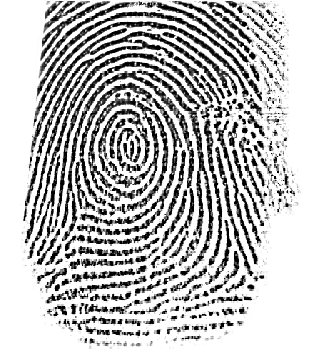
#> input picture Tensorflow_Object_Detection/workspace/test_images/49_1.png, 328 x 356 px, found by its file name
$ python corte_left_rigth.py
#> lines starting #> are read from the running program, lines starting #| are printed output that depends on the picture; after the words box and inside, x2 and y2 are one past the last pixel; in counts of white or black regions, pixels touching at a corner belong together
import cv2
import numpy as np

# Load image, grayscale, Otsu's threshold, and extract ROI
image = cv2.imread('C:/Users/jessi/OneDrive/Desktop/tensorflow-object-detection/Tensorflow_Object_Detection/workspace/test_images/49_1.png')
#> image is the input picture: shape (356, 328, 3); min 0, max 255, mean 191.7
gray = cv2.cvtColor(image, cv2.COLOR_BGR2GRAY)
thresh = cv2.threshold(gray, 0, 255, cv2.THRESH_BINARY + cv2.THRESH_OTSU)[1]
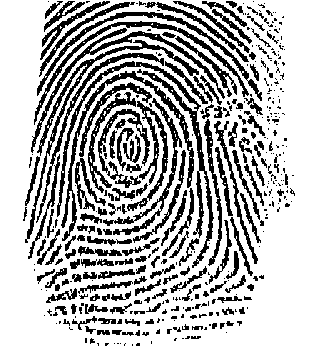
#> thresh: shape (356, 328); 73% white; 410 black regions (238 under 20 px), largest, box (x1, y1, x2, y2) and area: (57, 61, 214, 268) 2341, (61, 71, 194, 241) 1578, (25, 40, 199, 243) 1545
x,y,w,h = cv2.boundingRect(thresh)
#> x = 0; y = 0; w = 328; h = 356
ROI = image[y:y+h, x:x+w]

# Color segmentation on ROI
hsv = cv2.cvtColor(ROI, cv2.COLOR_BGR2HSV)
#> hsv: shape (356, 328, 3); mean H, S, V 0, 0, 191.7
lower = np.array([0, 0, 152])
upper = np.array([179, 255, 255])
mask = cv2.inRange(hsv, lower, upper)
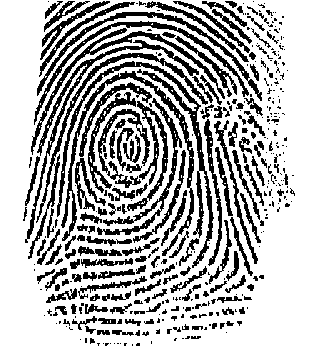
#> mask: shape (356, 328); 72.4% white; 401 black regions (234 under 20 px), largest, box (x1, y1, x2, y2) and area: (57, 61, 214, 268) 2383, (61, 71, 194, 256) 1873, (25, 40, 199, 243) 1575

# Crop left and right half of mask
x, y, w, h = 0, 0, ROI.shape[1]//2, ROI.shape[0]
#> w = 164
left = mask[y:y+h, x:x+w]
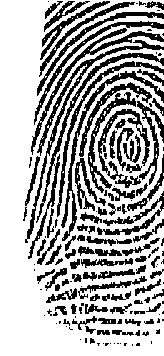
#> left: shape (356, 164); 68% white; 154 black regions (64 under 20 px), largest, box (x1, y1, x2, y2) and area: (25, 40, 164, 243) 1366, (28, 53, 164, 259) 1264, (61, 71, 164, 241) 1116
right = mask[y:y+h, x+w:x+w+w]
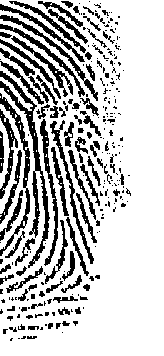
#> right: shape (356, 164); 76.7% white; 272 black regions (181 under 20 px), largest, box (x1, y1, x2, y2) and area: (0, 71, 50, 268) 1430, (0, 93, 30, 256) 748, (40, 119, 58, 266) 605

# Count pixels
left_pixels = cv2.countNonZero(left)
#> left_pixels = 39716
right_pixels = cv2.countNonZero(right)
#> right_pixels = 44792

print('Left pixels:', left_pixels)
#| Left pixels: 39716
print('Right pixels:', right_pixels)
#| Right pixels: 44792

cv2.imshow('mask', mask)
cv2.imshow('thresh', thresh)
cv2.imshow('ROI', ROI)
cv2.imshow('left', left)
cv2.imshow('right', right)
cv2.waitKey()

$ run again, with Tensorflow_Object_Detection/workspace/test_images/17_4.png copied over Tensorflow_Object_Detection/workspace/test_images/49_1.png
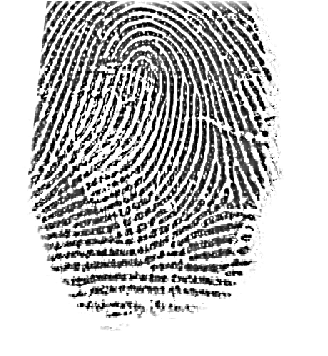
#> input picture Tensorflow_Object_Detection/workspace/test_images/17_4.png, 328 x 356 px, found by its file name
#> image is the input picture: shape (356, 328, 3); min 0, max 255, mean 195.3
#> `thresh = cv2.threshold(gray, 0, 255, cv2.THRESH_BINARY + cv2.THRESH_OT..`:
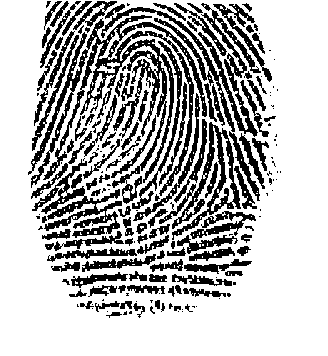
#> thresh: shape (356, 328); 72.4% white; 191 black regions (83 under 20 px), largest, box (x1, y1, x2, y2) and area: (28, 15, 207, 204) 7479, (101, 3, 261, 137) 3106, (159, 122, 241, 240) 2041
#> `x,y,w,h = cv2.boundingRect(thresh)`: x = 0; w = 328; h = 356
#> hsv: shape (356, 328, 3); mean H, S, V 0, 0, 195.3
#> mask: shape (356, 328); 72.5% white; 193 black regions (86 under 20 px), largest, box (x1, y1, x2, y2) and area: (28, 15, 207, 204) 7454, (101, 3, 261, 137) 3096, (159, 122, 241, 240) 2034
#> left: shape (356, 164); 69.9% white; 122 black regions (45 under 20 px), largest, box (x1, y1, x2, y2) and area: (28, 15, 164, 188) 5103, (32, 159, 122, 238) 2018, (112, 109, 164, 204) 558
#> `right = mask[y:y+h, x+w:x+w+w]`:
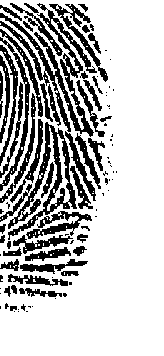
#> right: shape (356, 164); 75.1% white; 96 black regions (48 under 20 px), largest, box (x1, y1, x2, y2) and area: (0, 3, 97, 137) 2670, (0, 122, 77, 240) 2012, (0, 37, 30, 191) 676
#> left_pixels = 40789
#> right_pixels = 43851
#| Left pixels: 40789
#| Right pixels: 43851

$ run again, with Tensorflow_Object_Detection/workspace/test_images/50_1.png copied over Tensorflow_Object_Detection/workspace/test_images/49_1.png
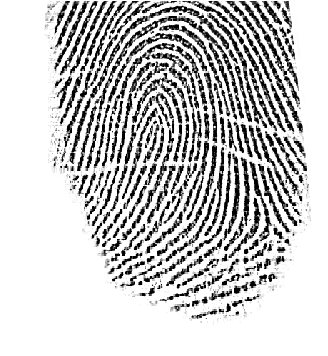
#> input picture Tensorflow_Object_Detection/workspace/test_images/50_1.png, 328 x 356 px, found by its file name
#> image is the input picture: shape (356, 328, 3); min 0, max 255, mean 201.1
#> `thresh = cv2.threshold(gray, 0, 255, cv2.THRESH_BINARY + cv2.THRESH_OT..`:
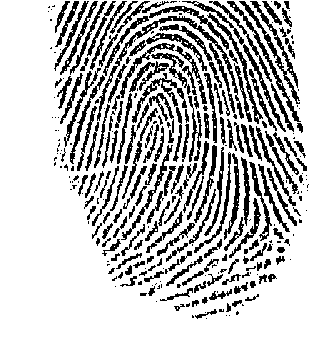
#> thresh: shape (356, 328); 77.5% white; 322 black regions (132 under 20 px), largest, box (x1, y1, x2, y2) and area: (97, 16, 244, 121) 1238, (239, 1, 300, 104) 836, (227, 1, 301, 122) 573
#> `x,y,w,h = cv2.boundingRect(thresh)`: x = 0; w = 328; h = 356
#> hsv: shape (356, 328, 3); mean H, S, V 0, 0, 201.1
#> mask: shape (356, 328); 76.9% white; 306 black regions (131 under 20 px), largest, box (x1, y1, x2, y2) and area: (97, 16, 244, 121) 1279, (70, 6, 229, 164) 1077, (239, 1, 300, 104) 857
#> left: shape (356, 164); 81.9% white; 151 black regions (69 under 20 px), largest, box (x1, y1, x2, y2) and area: (70, 9, 164, 164) 704, (97, 18, 164, 121) 479, (64, 68, 101, 147) 346
#> `right = mask[y:y+h, x+w:x+w+w]`:
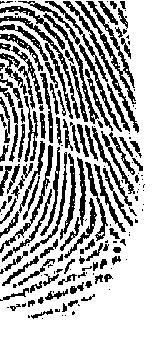
#> right: shape (356, 164); 71.9% white; 176 black regions (68 under 20 px), largest, box (x1, y1, x2, y2) and area: (75, 1, 136, 104) 857, (0, 16, 80, 119) 800, (63, 1, 139, 133) 625
#> left_pixels = 47799
#> right_pixels = 41958
#| Left pixels: 47799
#| Right pixels: 41958

$ run again, with Tensorflow_Object_Detection/workspace/test_images/50_2.png copied over Tensorflow_Object_Detection/workspace/test_images/49_1.png
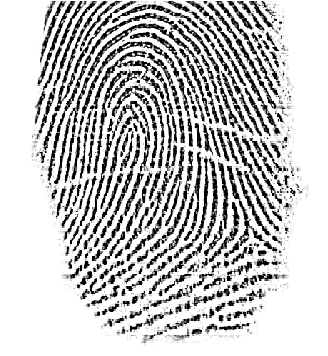
#> input picture Tensorflow_Object_Detection/workspace/test_images/50_2.png, 328 x 356 px, found by its file name
#> image is the input picture: shape (356, 328, 3); min 0, max 255, mean 196.8
#> `thresh = cv2.threshold(gray, 0, 255, cv2.THRESH_BINARY + cv2.THRESH_OT..`:
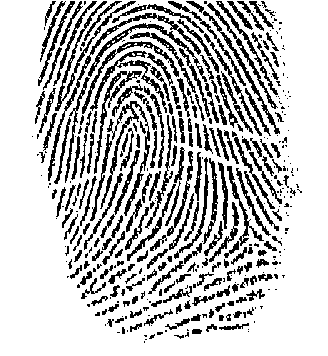
#> thresh: shape (356, 328); 76.4% white; 401 black regions (184 under 20 px), largest, box (x1, y1, x2, y2) and area: (48, 13, 201, 181) 957, (100, 101, 150, 216) 913, (55, 1, 136, 111) 734
#> `x,y,w,h = cv2.boundingRect(thresh)`: x = 0; w = 328; h = 356
#> hsv: shape (356, 328, 3); mean H, S, V 0, 0, 196.8
#> mask: shape (356, 328); 75.5% white; 391 black regions (188 under 20 px), largest, box (x1, y1, x2, y2) and area: (48, 13, 201, 181) 985, (100, 101, 150, 216) 942, (90, 51, 170, 113) 794
#> left: shape (356, 164); 76.1% white; 162 black regions (62 under 20 px), largest, box (x1, y1, x2, y2) and area: (100, 101, 150, 216) 942, (48, 13, 164, 181) 779, (55, 1, 136, 111) 760
#> `right = mask[y:y+h, x+w:x+w+w]`:
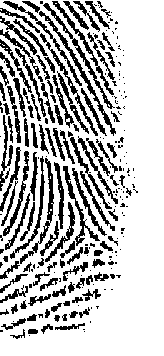
#> right: shape (356, 164); 74.8% white; 249 black regions (135 under 20 px), largest, box (x1, y1, x2, y2) and area: (39, 11, 116, 136) 551, (20, 158, 54, 264) 454, (43, 3, 115, 109) 451
#> left_pixels = 44456
#> right_pixels = 43680
#| Left pixels: 44456
#| Right pixels: 43680
